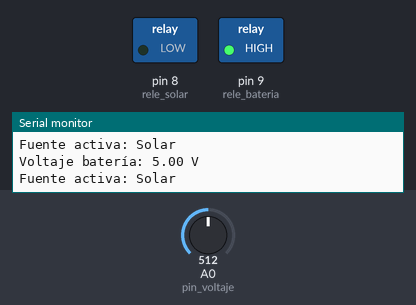
A sketch run on a simulated Arduino Uno, built with avr-gcc and run on an emulated ATmega328P. On the bench: switched loads named in the sketch (green lamp = pin HIGH), the last lines printed to the serial monitor. Inputs (shaded band) come from the test bench; at power-on: A0 (pin_voltaje) = 512.

Above: at 1.8 s.
1.9 s: A0 (pin_voltaje) set to 438
3.4 s: A0 (pin_voltaje) set to 412
At 4.9 s:
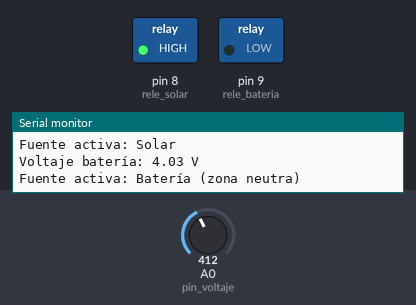
5.5 s: A0 (pin_voltaje) set to 511
At 6.5 s:
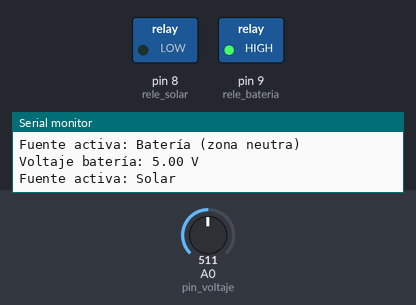
Timing chart, 0 to 8.5 s (numbered marks = the images above; inputs shaded):
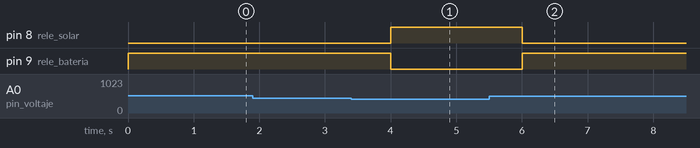

Measured:
- the behaviour switches between 420 and 419 on A0 (pin_voltaje) (found by bisection; images 0 and 1)
- after the input at 3.4 s, pin 8 (rele_solar): LOW → HIGH after 0.60 s; pin 9 (rele_bateria): HIGH → LOW after 0.60 s
- after the input at 5.5 s, pin 8 (rele_solar): HIGH → LOW after 0.51 s; pin 9 (rele_bateria): LOW → HIGH after 0.51 s

The sketch:

prueba.ino
```cpp
// Pines de conexión
const int rele_solar = 8;    // LED rojo / Relé solar (activo-LOW)
const int rele_bateria = 9;  // LED amarillo / Relé batería (activo-LOW)
const int pin_voltaje = A0;  // Lectura del voltaje de la batería

// Variables de voltaje
float Vbat = 0;
float Vmax = 4.1;  // Umbral superior (batería cargada)
float Vmin = 3.6;  // Umbral inferior (batería baja)

// Funciones para controlar relés/LEDs (modo activo-LOW)
void setSolar(bool on) {
  digitalWrite(rele_solar, on ? LOW : HIGH);  // LOW = encendido
}

void setBateria(bool on) {
  digitalWrite(rele_bateria, on ? LOW : HIGH);  // LOW = encendido
}

void setup() {
  pinMode(rele_solar, OUTPUT);
  pinMode(rele_bateria, OUTPUT);
  Serial.begin(9600);

  // Estado inicial: ambos apagados
  setSolar(false);
  setBateria(false);
}

void loop() {
  // Leer voltaje de la batería desde A0 (divisor resistivo)
  int lectura = analogRead(pin_voltaje);
  Vbat = (lectura * 5.0 / 1023.0) * 2;  // Multiplicamos por 2 por el divisor

  // Mostrar voltaje en el monitor serial
  Serial.print("Voltaje batería: ");
  Serial.print(Vbat, 2);
  Serial.println(" V");

  // Lógica de conmutación
  if (Vbat > Vmax) {
    // Modo solar: batería cargada
    setSolar(true);
    setBateria(false);
    Serial.println("Fuente activa: Solar ");
  }
  else if (Vbat < Vmin) {
    // Modo batería: poca carga
    setSolar(false);
    setBateria(true);
    Serial.println("Fuente activa: Batería ");
  }
  else {
    // Zona intermedia: mantener batería como predeterminado
    setSolar(false);
    setBateria(true);
    Serial.println("Fuente activa: Batería (zona neutra) ");
  }

  delay(1000);
}
```
